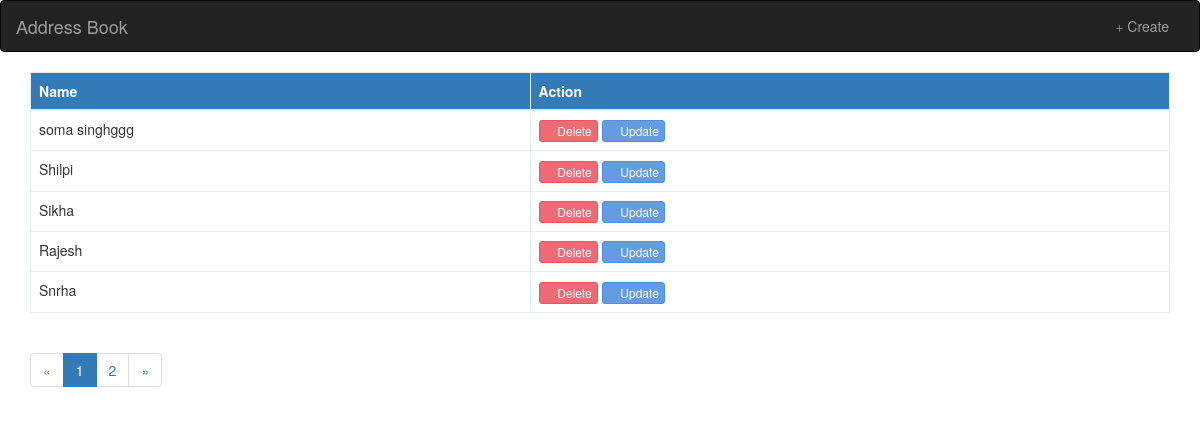
Before: / with the older database file.
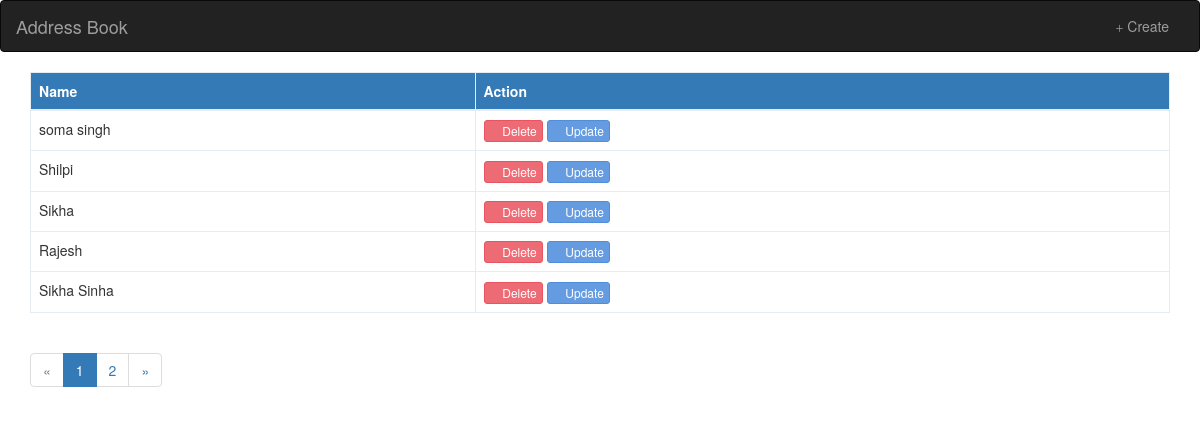
After: the same page with the newer database file.
### addrbookapp/models.py (models this page shows)
class Address(models.Model):
    user = models.CharField(max_length = 30)
    address = models.CharField(max_length = 100)
    email_id = models.EmailField(max_length = 50, unique=True)
    phone_number = models.CharField(_('number'), max_length=10 ,unique=True)

### addrbookapp/views.py (the view)
# urls.py: 2. Add a URL to urlpatterns:  url(r'^$', views.home, name='home')
def home(request):
    obj = Address.objects.all()
    page = request.GET.get('page', 1)
    paginator = Paginator(obj, 5)
    try:
        contacts = paginator.page(page)
    except PageNotAnInteger:
        contacts = paginator.page(1)
    except EmptyPage:
        contacts = paginator.page(paginator.num_pages)
    return render(request, 'index.html', { 'contacts': contacts })

### templates/index.html (shortened to what this page needs)
<!DOCTYPE html>
<html lang="en">
<head>
  <link rel="stylesheet" href="/static/css/bootstrap.min.css">
</head>
<body>
<nav class="navbar navbar-inverse">
  <div class="container-fluid">
    <div class="navbar-header">
      <a class="navbar-brand" href="#">Address Book</a>
    </div>
    <div class="collapse navbar-collapse" id="bs-example-navbar-collapse-1">
      <ul class="nav navbar-nav navbar-right">
      <li><a href="/create/"><span class="glyphicon glyphicon-plus"></span> Create</a></li>
      </ul>
    </div>
  </div>
</nav>
    <div class="container">
   <table class="table table-bordered" style="background-color: white">
    <thead class="bg-primary">
      <tr>
        <th>Name</th>
        <th>Action</th>
      </tr>
    </thead>
    <tbody>
    {% for contact in contacts %}
      <tr>
        <td>{{ contact.user }}</td>
        <td>
       <a href='/delete/{{contact.id}}/'><button type="button" class="btn btn-danger btn-xs">
          <span class="glyphicon glyphicon-remove"></span> Delete
        </button></a>
        <a href="/update/{{contact.id}}/"><button type="button" class="btn btn-info btn-xs">
          <span class="glyphicon glyphicon-edit"></span> Update
        </button></a>
        </td>
      </tr>
     {% endfor %}
    </tbody>
  </table>
  {% if contacts.has_other_pages %}
  <ul class="pagination">
    {% if contacts.has_previous %}
      <li><a href="?page={{ contacts.previous_page_number }}">&laquo;</a></li>
    {% else %}
      <li class="disabled"><span>&laquo;</span></li>
    {% endif %}
    {% for i in contacts.paginator.page_range %}
      {% if contacts.number == i %}
        <li class="active"><span>{{ i }} <span class="sr-only">(current)</span></span></li>
      {% else %}
        <li><a href="?page={{ i }}">{{ i }}</a></li>
      {% endif %}
    {% endfor %}
    {% if contacts.has_next %}
      <li><a href="?page={{ contacts.next_page_number }}">&raquo;</a></li>
    {% else %}
      <li class="disabled"><span>&raquo;</span></li>
    {% endif %}
  </ul>
{% endif %}
   </div>
</body>
</html>

Changed rows visible on the page:
removed Address: user "Snrha"
changed Address: user "soma singhggg" → "soma singh"
now on this page (row edited): Address: user "Sikha Sinha"
